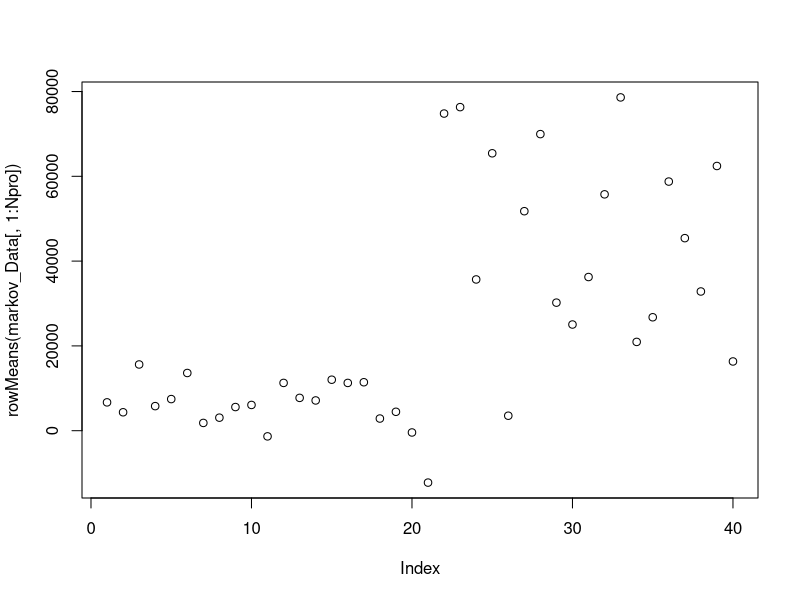
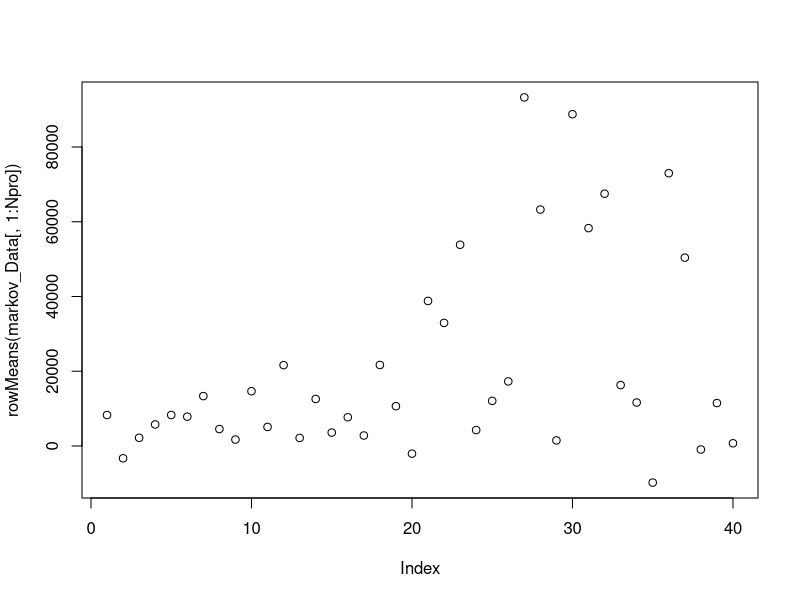
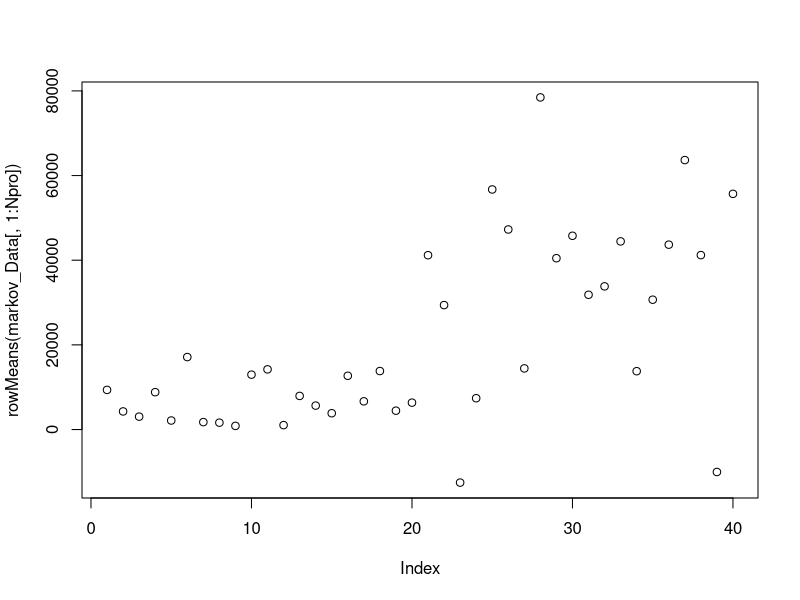
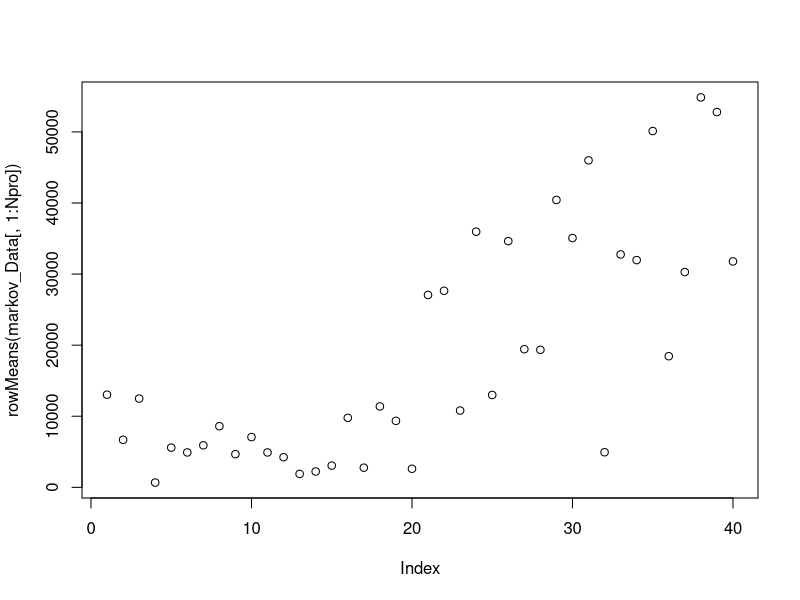
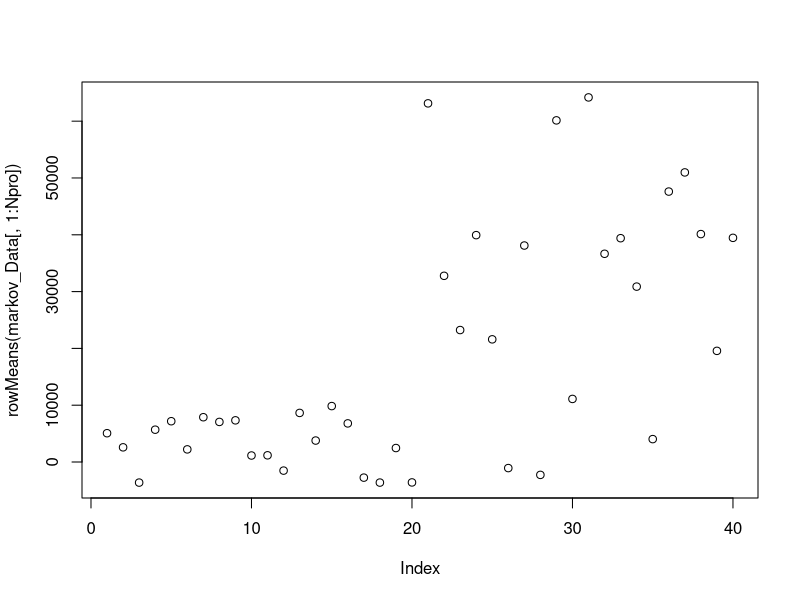
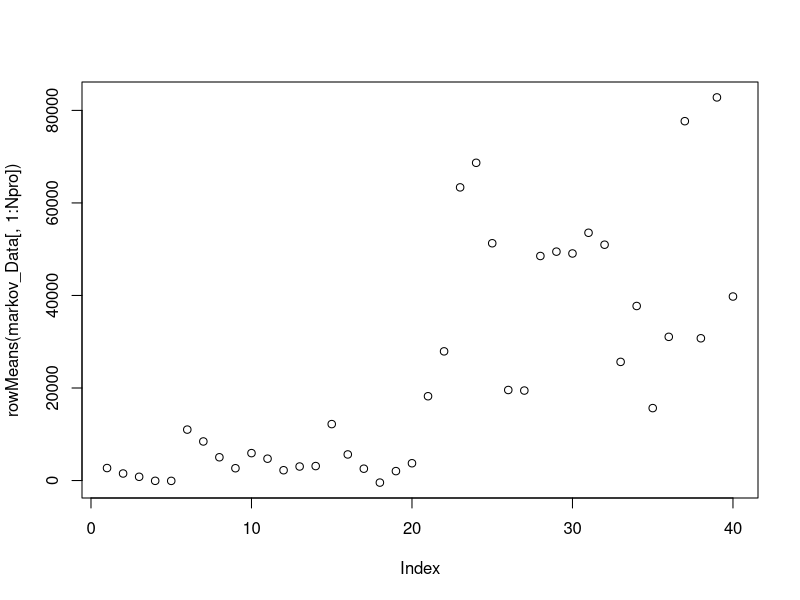
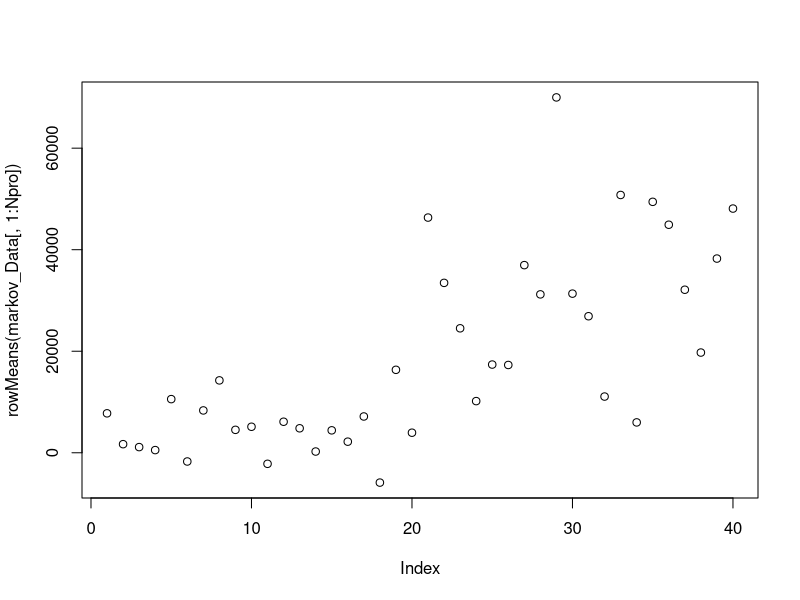
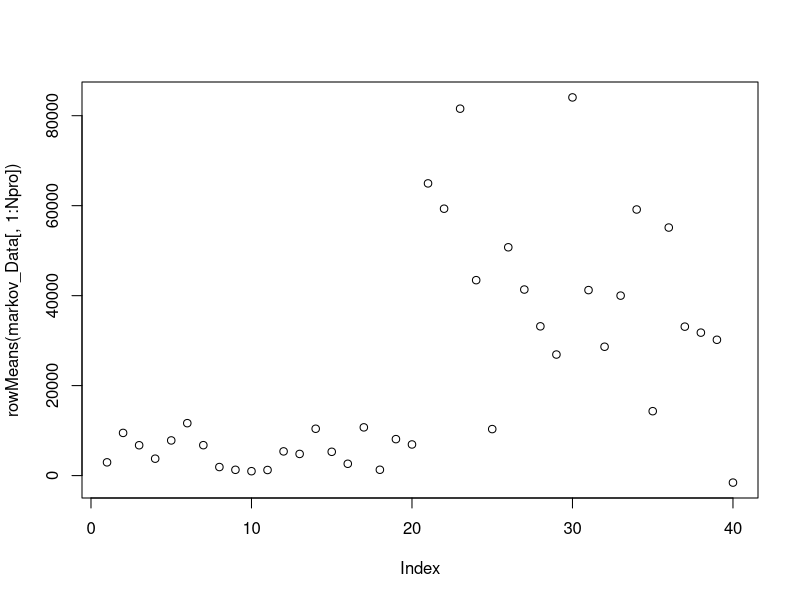

The R source for these figures, in order: (Note: a time limit stopped this script after it produced the figures.)
##########################

###Om ganeshaaya namaha##

#####Parameters used for generating the model###
##Control- class_0
##Treatement- class_1
time_init=proc.time()
rm(list=ls())
library(class)
library(boot)
normalize=function(x){return(x/max(x))}

#library(caret)
#library(ISLR)


t_test_vals=function(c_pro_all)
{
  t_test_value_pro=numeric((length(c_pro_all[1,])-1))
  len_t_test_pro=length(t_test_value_pro)
  
  for(i in 1:length(t_test_value_pro)){
    k1=t.test(c_pro_all[,i]~c_pro_all[,len_t_test_pro+1])
    t_test_value_pro[i]=abs(k1$statistic)
    
  }
  
  return(t_test_value_pro)
}

clrscr<-function(){
  for(i in 1:100) {cat("\n")}
}

library(MASS) 
#library(plyr)
#library(ellipse)
#library(ggplot2)
library(MASS)

Npro_trt=10
Npro_cntrl=10
Npro_for_analysis=6

noise_factor=10


Npro=Npro_trt

#Npro_trt_test=60
#Npro_cntrl_test=60
Npep_trt=ceiling(1.5*Npro_trt)
Npep_cntrl=ceiling(1.5*Npro_cntrl)
Npep=Npep_trt

#Npep_trt_test=90
#Npep_cntrl_test=90

####Using the t-test to select the best 


t=2
theta_a=100
number_of_samples_train_cntrl=20 #number of samples in each class
number_of_samples_train_trt=20

number_of_samples_test_cntrl=10 #number of test samples fr control
number_of_samples_test_trt=10 #number of test samples fr treatement



amin=1.5
amax=1.6
al=1.55

fold_change=function(flag,amin,amax){   ##Please give amin and amax in just two decimal points.
  x1=runif(1,amin,amax)
  if(flag){
    return(x1)
  }
  else{
    return(1/x1)
  }
}

euc_norm <- function(x) sqrt(sum(x^2))



eta_treatement=c()
eta_control=c()
#mean_vec=mean()


M_cal=1000 #Number of calibarations to be made in abc rejection algo.

#Generating the synthetic sample data S0####
###Only control sample used#####

###initial parameters as used in table 2
k0=2
theta0=100
phi0=0.4
al0=1.55
gamma_dist0=rgamma(100,shape = k0,scale = theta0)



gamma_l0=numeric(Npro_cntrl)


for(i in 1:Npro_cntrl){
  gamma_l0[i]=sample(gamma_dist0,1)
}

mean_vec_cont=gamma_l0


mean_vec_cont0=gamma_l0
sig_matrix0=matrix(numeric(Npro*Npro),nrow=Npro)
sig_sq_vec0=phi0*mean_vec_cont*mean_vec_cont

for(i in 1:Npro){
  sig_matrix0[i,i]=sig_sq_vec0[i]
}


c_pro_control0=mvrnorm(n=number_of_samples_train_cntrl,mu = mean_vec_cont0,Sigma = sig_matrix0)
c_pro_treatement0=mvrnorm(n=number_of_samples_train_trt,mu = mean_vec_cont,Sigma = sig_matrix0)
ratio_vec0=colMeans(c_pro_control0)/colMeans(c_pro_treatement0)


######For calculating the threshold for rejection sampling


k_rand=sample(160:240,1)/100
theta_rand=sample(800:1200,1)
phi_rand=sample(0.3:0.5,1)
gamma_dist_rand=rgamma(100,shape=k_rand,scale=theta_rand)

gamma_rand=numeric(Npro_cntrl)

for(i in 1:Npro_cntrl){
  gamma_rand[i]=sample(gamma_dist_rand,1)
}

mean_vec_cont_rand=gamma_rand


mean_vec_cont_rand=gamma_rand
sig_matrix_rand=matrix(numeric(Npro*Npro),nrow=Npro)
sig_sq_vec_rand=phi_rand*mean_vec_cont*mean_vec_cont

for(i in 1:Npro){
  sig_matrix_rand[i,i]=sig_sq_vec_rand[i]
}


c_pro_control_rand=mvrnorm(n=number_of_samples_train_cntrl,mu = mean_vec_cont_rand,Sigma = sig_matrix_rand)
c_pro_treatement_rand=mvrnorm(n=number_of_samples_test_trt,mu = mean_vec_cont_rand,Sigma = sig_matrix_rand)

diff_rand_vec_cntrl=colMeans(c_pro_control_rand)-colMeans(c_pro_control0)
thresh_key_cntrl=0.7*euc_norm(diff_rand_vec_cntrl)




#####With initial value of al
fold_change_vec0=numeric(Npro)

for(i in 1:Npro){
  if(ratio_vec0[i]>1)
  {
    fold_change_vec0[i]=fold_change(1,al0,al0)
  }
  else{
    fold_change_vec0[i]=fold_change(0,al0,al0)
    
  }
}

mean_vec_treatement0=mean_vec_cont0*fold_change_vec0
mean_vec_treatement_rand=mean_vec_cont_rand*fold_change_vec0



###Defining c_pro_treatement_0 again for convinience#####

c_pro_treatement0=mvrnorm(n=number_of_samples_train_trt,mu = mean_vec_treatement0,Sigma = sig_matrix0)
c_pro_treatement_rand=mvrnorm(n=number_of_samples_train_trt,mu = mean_vec_treatement_rand,Sigma = sig_matrix_rand)

diff_rand_vec_trt=colMeans(c_pro_treatement_rand)-colMeans(c_pro_treatement0)
thresh_key_trt=1.3*euc_norm(diff_rand_vec_trt)





k_list=list()
theta_list=list()
phi_list=list()
count_1=0
###Synthetic sample data S0 done#####

###ABC-Rejection Sampling##########

norm_array=numeric(M_cal)

for(j in 1:M_cal){
  k=sample(160:240,1)/100
  theta=sample(800:1200,1)
  gamma_dist=rgamma(100,shape=k,scale=theta_a)
  gamma_l=numeric(Npro_cntrl)
  
  
  
  for(i in 1:Npro_cntrl){
    gamma_l[i]=sample(gamma_dist,1)
  }
  
  mean_vec_cont=gamma_l
  
  phi=runif(Npro,0.3,0.5) ###Defining the coefficient of variation
  
  
  sig_matrix=matrix(numeric(Npro*Npro),nrow=Npro)
  sig_sq_vec=phi*mean_vec_cont*mean_vec_cont
  
  for(i in 1:Npro){
    sig_matrix[i,i]=sig_sq_vec[i]
  }
  
  
  c_pro_control=mvrnorm(n=number_of_samples_train_cntrl,mu = mean_vec_cont,Sigma = sig_matrix)
  
  diff_vec=colMeans(c_pro_control)-colMeans(c_pro_control0)
  norm_array[j]=euc_norm(diff_vec)
  # #print(euc_norm(diff_vec))
  #thresh_key=20000
  
  ##print(thresh_key)
  ##print(count_1)
  if(norm_array[j]<thresh_key_cntrl){
    ##print("gugshi")
    ##print(j)
    count_1=count_1+1
    k_list[count_1]=k
    theta_list[count_1]=theta
    phi_list[count_1]=phi
  }
  #cat("\n")
  
  
  
  
}
##print(mean(norm_array))
#cat("\n")

k_vec=theta_vec=phi_vec=numeric(length(k_list))
for(i in 1:length(k_vec)){
  k_vec[i]=k_list[[i]]
  theta_vec[i]=theta_list[[i]]
  phi_vec[i]=phi_list[[i]]
}


k_opt=mean(k_vec)
theta_opt=mean(theta_vec)
phi_opt=mean(phi_vec)

#############ABC Rejection sampling done#######

##### Data from optimal parameters being generated#######



gamma_dist_opt=rgamma(100,shape=k_opt,scale=theta_opt)
gamma_l_opt=numeric(Npro_cntrl)

for(i in 1:Npro_cntrl){
  gamma_l_opt[i]=sample(gamma_dist,1)
}

mean_vec_cont_opt=gamma_l_opt

sig_matrix_opt=matrix(numeric(Npro*Npro),nrow=Npro)
sig_sq_vec_opt=phi_opt*mean_vec_cont_opt*mean_vec_cont_opt

for(i in 1:Npro){
  sig_matrix_opt[i,i]=sig_sq_vec_opt[i]
}


#####Generating dummy data till i understand the protein file###
flag_vec=numeric(Npro)

for(i in 1:Npro)
{
  flag_vec[i]=sample(0:1,1)
}

####flag_vec is used to say if the protein is overexpressed or not #####

mean_vec_treatement1=gamma_l_opt

fold_change_vec=numeric(Npro)
for(i in 1:Npro){
  fold_change_vec[i]=fold_change(flag_vec[i],amin,amax)
}

ratio_vec=colMeans(c_pro_treatement0)/colMeans(c_pro_control0)


for(i in 1:Npro){
  if(ratio_vec[i]>1)
  {
    fold_change_vec[i]=fold_change(1,amin,amax)
  }
  else{
    fold_change_vec[i]=fold_change(0,amin,amax)
    
  }
  
}

fold_change_vec=ratio_vec


mean_vec_treatement=mean_vec_treatement1*fold_change_vec

mean_vec_treatement_opt=mean_vec_cont_opt*fold_change_vec

c_pro_control=mvrnorm(n=number_of_samples_train_cntrl,mu = mean_vec_cont_opt,Sigma = sig_matrix_opt)
c_pro_treatement=mvrnorm(n=number_of_samples_train_trt,mu = mean_vec_treatement,Sigma = sig_matrix_opt)

l1=c_pro_control
l1=data.frame(cbind(l1,rep(0,number_of_samples_train_cntrl)))
colnames(l1)[Npro+1]="type"

l2=c_pro_treatement
l2=data.frame(cbind(l2,rep(1,number_of_samples_train_trt)))
colnames(l2)[Npro+1]="type"
#colnames(xlj_control)[Npro+1]="type"

c_pro_all=rbind(l1,l2)
c_pro_all$type=as.factor(c_pro_all$type)

t_test_value_pro=numeric((length(c_pro_all[1,])-1))
len_t_test_pro=length(t_test_value_pro)

for(i in 1:length(t_test_value_pro)){
  k1=t.test(c_pro_all[,i]~c_pro_all[,len_t_test_pro+1])
  t_test_value_pro[i]=abs(k1$statistic)
}

#xlj_trt=data.frame(cbind(xlj_trt,rep(1,number_of_samples_train_trt)))

c_pro_control_test=mvrnorm(n=number_of_samples_test_cntrl,mu = mean_vec_cont_opt,Sigma = sig_matrix_opt)
c_pro_treatement_test=mvrnorm(n=number_of_samples_test_trt,mu = mean_vec_treatement,Sigma = sig_matrix_opt)


#c_pep_
#c_pep_control=
#c_pep_treatement=

c_pep_control=matrix(numeric(Npep_cntrl*number_of_samples_train_cntrl),nrow = number_of_samples_train_cntrl)
c_pep_treatement=matrix(numeric(Npep_trt*number_of_samples_train_trt),nrow = number_of_samples_train_trt)

c_pep_control_test=matrix(numeric(Npep_cntrl*number_of_samples_test_cntrl),nrow = number_of_samples_test_cntrl)
c_pep_treatement_test=matrix(numeric(Npep_trt*number_of_samples_test_trt),nrow = number_of_samples_test_trt)

prot_pept_list_cntrl=list()
prot_pept_list_trt=list()

prot_pept_list_cntrl_test=list()
prot_pept_list_trt_test=list()

####Generating random peptide control data###
for(j in 1:length(c_pep_control[1,])){
  p3=sample(1:length(c_pro_control[1,]),sample(1:3,1))
  prot_pept_list_cntrl[[j]]=p3
  for(i in 1:length(c_pep_control[,1])){
    
    #cat(i,"-",j,"-",p3,"\n")
    for(k in 1:length(p3)){
      c_pep_control[i,j]=c_pep_control[i,j]+c_pro_control[i,p3[k]]
    }
  }
  if(1){
    for(i in 1:length(c_pep_control_test[,1])){
      for(k in 1:length(p3)){
        c_pep_control_test[i,j]=c_pep_control_test[i,j]+c_pro_control_test[i,p3[k]]
      }
    }
  }
  
}

if(0){
  for(j in 1:length(c_pep_control_test[1,])){
    p3=sample(1:length(c_pro_control_test[1,]),sample(1:3,1))
    prot_pept_list_cntrl_test[[j]]=p3
    for(i in 1:length(c_pep_control_test[,1])){
      
      #cat(i,"-",j,"-",p3,"\n")
      for(k in 1:length(p3)){
        c_pep_control_test[i,j]=c_pep_control_test[i,j]+c_pro_control_test[i,p3[k]]
      }
    }
    
    
    
  }
}

##print("grain")
####Generating random peptide treatement data###

for(j in 1:length(c_pep_treatement[1,])){
  p3=sample(1:length(c_pro_treatement[1,]),sample(1:3,1))
  prot_pept_list_trt[[j]]=p3
  for(i in 1:length(c_pep_treatement[,1])){
    
    #cat(i,"-",j,"-",p3,"\n")
    for(k in 1:length(p3)){
      ##print("mada")
      c_pep_treatement[i,j]=c_pep_treatement[i,j]+c_pro_treatement[i,p3[k]]
    }
  }
  
  if(1){
    for(i in 1:length(c_pep_treatement_test[,1])){
      
      #cat(i,"-",j,"-",p3,"\n")
      for(k in 1:length(p3)){
        ##print("sheldon")
        c_pep_treatement_test[i,j]=c_pep_treatement_test[i,j]+c_pro_treatement_test[i,p3[k]]
      }
    }
  }
}

##print("am out of this loop")
if(0){ 
  for(j in 1:length(c_pep_treatement_test[1,])){
    p3=sample(1:length(c_pro_treatement_test[1,]),sample(1:3,1))
    prot_pept_list_trt_test[[j]]=p3
    for(i in 1:length(c_pep_treatement_test[,1])){
      
      #cat(i,"-",j,"-",p3,"\n")
      for(k in 1:length(p3)){
        c_pep_treatement_test[i,j]=c_pep_treatement_test[i,j]+c_pro_treatement_test[i,p3[k]]
      }
    }
    
    
    
  }
  
}

prot_pept_list_cntrl_test=prot_pept_list_cntrl
prot_pept_list_trt_test=prot_pept_list_trt
####Parameters to find mu_ij

mu_matrix_cntrl=matrix(numeric(Npep_cntrl*number_of_samples_train_cntrl),nrow = number_of_samples_train_cntrl)
mu_matrix_trt=matrix(numeric(Npep_trt*number_of_samples_train_trt),nrow = number_of_samples_train_trt)
mu_matrix_cntrl_test=matrix(numeric(Npep_cntrl*number_of_samples_test_cntrl),nrow = number_of_samples_test_cntrl)
mu_matrix_trt_test=matrix(numeric(Npep_trt*number_of_samples_test_trt),nrow = number_of_samples_test_trt)

kappa=5
efficiency_vector=runif(Npep,0.1,1)
##print("ginger")

for(i in 1:length(mu_matrix_cntrl[,1])){
  for(j in 1:length(mu_matrix_cntrl[1,])){
    mu_matrix_cntrl[i,j]=c_pep_control[i,j]*kappa*efficiency_vector[j]
  }
}



for(i in 1:length(mu_matrix_cntrl_test[,1])){
  for(j in 1:length(mu_matrix_cntrl_test[1,])){
    mu_matrix_cntrl_test[i,j]=c_pep_control_test[i,j]*kappa*efficiency_vector[j]
  }
}



for(i in 1:length(mu_matrix_trt[,1])){
  for(j in 1:length(mu_matrix_trt[1,])){
    mu_matrix_trt[i,j]=c_pep_treatement[i,j]*kappa*efficiency_vector[j]
  }
}

##print("ginger")

for(i in 1:length(mu_matrix_trt_test[,1])){
  for(j in 1:length(mu_matrix_trt_test[1,])){
    ##print(i)
    mu_matrix_trt_test[i,j]=c_pep_treatement_test[i,j]*kappa*efficiency_vector[j]
  }
}
#print("ginger")

###Generate noisy gaussian###
alpha=0.03
beta=3.6

var_vector_noisy_gaussian_cntrl=alpha*(mu_matrix_cntrl^2)+beta*mu_matrix_cntrl
var_vector_noisy_gaussian_trt=alpha*(mu_matrix_trt^2)+beta*mu_matrix_trt

var_vector_noisy_gaussian_cntrl_test=alpha*(mu_matrix_cntrl_test^2)+beta*mu_matrix_cntrl_test
var_vector_noisy_gaussian_trt_test=alpha*(mu_matrix_trt_test^2)+beta*mu_matrix_trt_test


total_vector_cntrl=matrix(numeric(Npep_cntrl*number_of_samples_train_cntrl),nrow = number_of_samples_train_cntrl)
total_vector_trt=matrix(numeric(Npep_cntrl*number_of_samples_train_trt),nrow = number_of_samples_train_trt)


total_vector_cntrl_test=matrix(numeric(Npep_cntrl*number_of_samples_test_cntrl),nrow = number_of_samples_test_cntrl)
total_vector_trt_test=matrix(numeric(Npep_cntrl*number_of_samples_test_trt),nrow = number_of_samples_test_trt)


for(i in 1:length(total_vector_cntrl[,1])){
  for(j in 1:length(total_vector_cntrl[1,])){
    #cat(i,j,"\n")
    total_vector_cntrl[i,j]=mu_matrix_cntrl[i,j]+noise_factor*mvrnorm(n=1,mu = 0, Sigma = abs(var_vector_noisy_gaussian_cntrl[i,j]))
  }
}

for(i in 1:length(total_vector_trt[,1])){
  for(j in 1:length(total_vector_trt[1,])){
    #cat(i,j,"\n")
    total_vector_trt[i,j]=mu_matrix_trt[i,j]+noise_factor*mvrnorm(n=1,mu = 0, Sigma = abs(var_vector_noisy_gaussian_trt[i,j]))
  }
}


for(i in 1:length(total_vector_cntrl_test[,1])){
  for(j in 1:length(total_vector_cntrl_test[1,])){
    #cat(i,j,"\n")
    total_vector_cntrl_test[i,j]=mu_matrix_cntrl_test[i,j]+noise_factor*mvrnorm(n=1,mu = 0, Sigma = abs(var_vector_noisy_gaussian_cntrl_test[i,j]))
  }
}

for(i in 1:length(total_vector_trt_test[,1])){
  for(j in 1:length(total_vector_trt_test[1,])){
    #cat(i,j,"\n")
    total_vector_trt_test[i,j]=mu_matrix_trt_test[i,j]+noise_factor*mvrnorm(n=1,mu = 0, Sigma = abs(var_vector_noisy_gaussian_trt_test[i,j]))
  }
}
#total_vector_cntrl=data.frame(cbind(total_vector_cntrl,numeric(50)))
#total_vector_trt=data.frame(cbind(total_vector_trt,numeric(50)+1))

#total_vector_cntrl$X31=factor(total_vector_cntrl$X31)
#total_vector_trt$X31=factor(total_vector_trt$X31)


###To calculate rolled up abundances###
#lolol

x_pro_control=matrix(numeric(Npro_cntrl*number_of_samples_train_cntrl),nrow = number_of_samples_train_cntrl)
x_pro_trt=matrix(numeric(Npro_trt*number_of_samples_train_trt),nrow = number_of_samples_train_trt)

x_pro_control_test=matrix(numeric(Npro_cntrl*number_of_samples_test_cntrl),nrow = number_of_samples_test_cntrl)
x_pro_trt_test=matrix(numeric(Npro_trt*number_of_samples_test_trt),nrow = number_of_samples_test_trt)


pept_to_prot_cntrl=list()
pept_to_prot_trt=list()

pept_to_prot_cntrl_test=list()
pept_to_prot_trt_test=list()


for(i in 1:length(prot_pept_list_cntrl)){
  for(j in 1:length(prot_pept_list_cntrl[i][[1]])){
    ##print(prot_pept_list_cntrl[i][[1]][j])
    k1=prot_pept_list_cntrl[i][[1]][j]
    ##print(k1)
    pept_to_prot_cntrl[k1][[1]][length(pept_to_prot_cntrl[k1][[1]])+1]=i
    
  }
}

for(i in 1:length(prot_pept_list_trt)){
  for(j in 1:length(prot_pept_list_trt[i][[1]])){
    ##print(prot_pept_list_cntrl[i][[1]][j])
    k1=prot_pept_list_trt[i][[1]][j]
    ##print(k1)
    pept_to_prot_trt[k1][[1]][length(pept_to_prot_trt[k1][[1]])+1]=i
    
  }
}

##print("greek2")

for(i in 1:length(prot_pept_list_cntrl_test)){
  for(j in 1:length(prot_pept_list_cntrl_test[i][[1]])){
    ##print(prot_pept_list_cntrl[i][[1]][j])
    k1=prot_pept_list_cntrl_test[i][[1]][j]
    ##print(k1)
    pept_to_prot_cntrl_test[k1][[1]][length(pept_to_prot_cntrl_test[k1][[1]])+1]=i
    
  }
}

##print("greek1")


for(i in 1:length(prot_pept_list_trt_test)){
  for(j in 1:length(prot_pept_list_trt_test[i][[1]])){
    ##print(prot_pept_list_cntrl[i][[1]][j])
    k1=prot_pept_list_trt_test[i][[1]][j]
    ##print(k1)
    pept_to_prot_trt_test[k1][[1]][length(pept_to_prot_trt_test[k1][[1]])+1]=i
    ##print("gopo")
  }
}

##print("greek3")


xlj_control=matrix(numeric(Npro_cntrl*number_of_samples_train_cntrl),nrow = number_of_samples_train_cntrl)
xlj_trt=matrix(numeric(Npro_trt*number_of_samples_train_trt),nrow = number_of_samples_train_trt)

xlj_control_test=matrix(numeric(Npro_cntrl*number_of_samples_test_cntrl),nrow = number_of_samples_test_cntrl)
xlj_trt_test=matrix(numeric(Npro_trt*number_of_samples_test_trt),nrow = number_of_samples_test_trt)

###############################

for(i in 1:length(pept_to_prot_cntrl)){
  if(pept_to_prot_cntrl[2]=="NULL"){
    pept_to_prot_cntrl[2]=pept_to_prot_cntrl[3]
  }
  
  if(pept_to_prot_cntrl[1]=="NULL"){
    pept_to_prot_cntrl[1]=pept_to_prot_cntrl[2]
  }
  
  
  if(pept_to_prot_cntrl[i]=="NULL"){
    pept_to_prot_cntrl[i]=pept_to_prot_cntrl[1]
  }
  
  
  
  
}

############################

for(i in 1:length(pept_to_prot_trt)){
  if(pept_to_prot_trt[2]=="NULL"){
    pept_to_prot_trt[2]=pept_to_prot_trt[3]
  }
  
  if(pept_to_prot_trt[1]=="NULL"){
    pept_to_prot_trt[1]=pept_to_prot_trt[2]
  }
  
  
  if(pept_to_prot_trt[i]=="NULL"){
    pept_to_prot_trt[i]=pept_to_prot_trt[1]
  }
  
  
  
  
}


##print("greek1")


for(i in 1:length(pept_to_prot_cntrl_test)){
  if(pept_to_prot_cntrl_test[2]=="NULL"){
    pept_to_prot_cntrl_test[2]=pept_to_prot_cntrl_test[3]
  }
  
  if(pept_to_prot_cntrl_test[1]=="NULL"){
    pept_to_prot_cntrl_test[1]=pept_to_prot_cntrl_test[2]
  }
  
  
  if(pept_to_prot_cntrl_test[i]=="NULL"){
    pept_to_prot_cntrl_test[i]=pept_to_prot_cntrl_test[1]
  }
  
  
  
  
}


for(i in 1:length(pept_to_prot_trt_test)){
  if(pept_to_prot_trt_test[2]=="NULL"){
    pept_to_prot_trt_test[2]=pept_to_prot_trt_test[3]
  }
  
  if(pept_to_prot_trt_test[1]=="NULL"){
    pept_to_prot_trt_test[1]=pept_to_prot_trt_test[2]
  }
  
  
  if(pept_to_prot_trt_test[i]=="NULL"){
    pept_to_prot_trt_test[i]=pept_to_prot_trt_test[1]
  }
  
  
  
  
}


for(j in 1:length(xlj_control[1,])){ #for all proteins
  for(i in 1:length(xlj_control[,1])) { #for all samples
    for(k in 1:length(pept_to_prot_cntrl[j][[1]])){
      p4=pept_to_prot_cntrl[j][[1]][k]
      if(is.null(p4)){
        p4=pept_to_prot_cntrl[1][[1]][1]
      }
      xlj_control[i,j]=xlj_control[i,j]+total_vector_cntrl[i,p4]
      
    }
  }
  ##print(j)
  
}


for(j in 1:length(xlj_trt[1,])){ #for all proteins
  for(i in 1:length(xlj_trt[,1])) { #for all samples
    for(k in 1:length(pept_to_prot_trt[j][[1]])){
      p4=pept_to_prot_trt[j][[1]][k]
      if(is.null(p4)){
        ##print("gonu")
        p4=pept_to_prot_trt[1][[1]][1]
        
      }
      #if(is.null(p4)){
      #}
      xlj_trt[i,j]=xlj_trt[i,j]+total_vector_trt[i,p4]
      
    }
  }
  ##print(j)
  
}
##print("greekza")
########
for(j in 1:length(xlj_control_test[1,])){ #for all proteins
  for(i in 1:length(xlj_control_test[,1])) { #for all samples
    for(k in 1:length(pept_to_prot_cntrl_test[j][[1]])){
      p4=pept_to_prot_cntrl_test[j][[1]][k]
      if(is.null(p4)){
        p4=pept_to_prot_cntrl_test[1][[1]][1]
      }
      
      xlj_control_test[i,j]=xlj_control_test[i,j]+total_vector_cntrl_test[i,p4]
      
    }
  }
  ##print(j)
  
}


for(j in 1:length(xlj_trt_test[1,])){ #for all proteins
  for(i in 1:length(xlj_trt_test[,1])) { #for all samples
    for(k in 1:length(pept_to_prot_trt_test[j][[1]])){
      p4=pept_to_prot_trt_test[j][[1]][k]
      if(is.null(p4)){
        p4=pept_to_prot_trt_test[1][[1]][1]
      }
      
      xlj_trt_test[i,j]=xlj_trt_test[i,j]+total_vector_trt_test[i,p4]
      
    }
  }
  ##print(j)
  
}




xlj_control=data.frame(xlj_control)
xlj_control=data.frame(cbind(xlj_control,numeric(number_of_samples_train_cntrl)))
colnames(xlj_control)[Npro+1]="type"
#xlj_control$type=as.factor(xlj_control$type)

xlj_control_test=data.frame(xlj_control_test)
xlj_control_test=data.frame(cbind(xlj_control_test,numeric(number_of_samples_test_cntrl)))
colnames(xlj_control_test)[Npro+1]="type"

xlj_trt=data.frame(xlj_trt)
xlj_trt=data.frame(cbind(xlj_trt,rep(1,number_of_samples_train_trt)))
colnames(xlj_trt)[Npro+1]="type"


xlj_trt_test=data.frame(xlj_trt_test)
xlj_trt_test=data.frame(cbind(xlj_trt_test,rep(1,number_of_samples_test_trt)))
colnames(xlj_trt_test)[Npro+1]="type"
#xlj_trt$type=as.factor(xlj_trt$type)





#xlj_control$"type"=numeric(50)
#xlj_trt$"type"=(numeric(number_of_samples_train_trt)+1)

if(1){
  
  xlj_control=data.frame(xlj_control)
  xlj_trt=data.frame(xlj_trt)
  
  xlj_control_test=data.frame(xlj_control_test)
  xlj_trt_test=data.frame(xlj_trt_test)
  
  
  
  
  xlj_all=rbind(xlj_control,xlj_trt)
  xlj_all$type=as.factor(xlj_all$type)
  
  
  xlj_all_test=rbind(xlj_control_test,xlj_trt_test)
  xlj_all_test$type=as.factor(xlj_all_test$type)
  
  
}

t_test_value=numeric((length(xlj_all[1,])-1))
len_t_test=length(t_test_value)


for(i in 1:length(t_test_value)){
  k1=t.test(xlj_all[,i]~xlj_all[,len_t_test+1])
  t_test_value[i]=abs(k1$statistic)
}
print(order(t_test_value))

xlj_all_orig=xlj_all


p11=xlj_all$type
p22=xlj_all_test$type

if(0){
  xlj_all=xlj_all[,order(t_test_value,decreasing = TRUE)]
  xlj_all=xlj_all[,1:Npro_for_analysis]
  xlj_all$"type"=p11
  xlj_all_test=xlj_all_test[,order(t_test_value,decreasing = TRUE)]
  xlj_all_test=xlj_all_test[,1:Npro_for_analysis]
  xlj_all_test$"type"=p22
  fold_change_vec=fold_change_vec[order(t_test_value,decreasing = TRUE)]
  fold_change_vec=fold_change_vec[1:Npro_for_analysis]
  Npro=Npro_for_analysis
  Npro_trt=Npro
  Npro_cntrl=Npro
}



####xlj_all is the required data as per equation 12###
####xlj_all_test is the required test data####

####Designing classifiers####

#1. LDA classifier#

lda_classifier_50<-lda(type ~ .,data=xlj_all)
predictions_lda_50=predict(lda_classifier_50,xlj_all_test[,1:Npro])$class
table_data_lda_50=table(predictions_lda_50,xlj_all_test[,Npro+1])

predictions_lda_50_app=predict(lda_classifier_50,xlj_all[,1:Npro])$class
table_data_lda_50_app=table(predictions_lda_50_app,xlj_all[,Npro+1])


training_labels=xlj_all$type
knn_trained<-knn(train = xlj_all[,1:Npro]  , test =xlj_all_test[,1:Npro] , cl = training_labels, k=3)
table_data_knn_50=table(knn_trained,xlj_all_test[,Npro+1])
knn_trained_app<-knn(train = xlj_all[,1:Npro]  , test =xlj_all[,1:Npro] , cl = training_labels, k=3)
table_data_knn_50_app=table(knn_trained_app,xlj_all[,Npro+1])




#total_vector_cntrl=data.frame(cbind(total_vector_cntrl,numeric(50)))
#total_vector_trt=data.frame(cbind(total_vector_trt,numeric(50)+1))

#total_vector_cntrl$X31=factor(total_vector_cntrl$X31)
#total_vector_trt$X31=factor(total_vector_trt$X31)


####Add the mean and the gaussian vector####



#SNR=1/(alpha+(beta/alpha))

#print("MCMC algorithm starting")
#######Upamanyu's algorithm-3...The ABC-MCMC-algorithm#####

#####First three steps of ABC-MCMC#####

###gamma_0 is the gamma related to S^(0)_(0) in the paper. This is generated with k_opt and theta_opt
###gamma_dist_0 is the proper gamma distribution pertaining to S_(0) in the paper. Its generated with k_0 and theta_0.

#Step1: Sampling gamma and generating mean vectors##
gamma_dist_0=rgamma(100,shape=k_opt,scale=theta_opt)
#ratio_vec=colMeans(c_pro_treatement0)/colMeans(c_pro_control0)
#fold_change_vec=ratio_vec
c_pro_control_0=c_pro_control0
print("hoi")
c_pro_treatment_0=c_pro_treatement0
gamma_0=numeric(Npro)

for(i in 1:Npro_cntrl){
  gamma_0[i]=sample(gamma_dist_0,1)
}

mean_vec_cntrl_0_0=gamma_0
mean_vec_trt_0_0=gamma_0*fold_change_vec

sig_matrix_0_0=matrix(numeric(Npro*Npro),nrow=Npro)
sig_sq_vec_0_0=phi_opt*mean_vec_cntrl_0_0*mean_vec_cntrl_0_0
for(i in 1:Npro){
  sig_matrix_0_0[i,i]=sig_sq_vec_0_0[i]
}


###Step2: Generating protein data
c_pro_control_0_0=mvrnorm(n=number_of_samples_train_cntrl,mu = mean_vec_cntrl_0_0,Sigma = sig_matrix_0_0)
c_pro_treatment_0_0=mvrnorm(n=number_of_samples_train_trt,mu = mean_vec_trt_0_0,Sigma = sig_matrix_0_0)

print("goi")

diff_vec_cntrl=colMeans(c_pro_control_0_0)-colMeans(c_pro_control_0)
diff_vec_trt=colMeans(c_pro_treatment_0_0)-colMeans(c_pro_treatment_0)

norm_cntrl=euc_norm(diff_vec_cntrl)

norm_trt=euc_norm(diff_vec_trt)

while(norm_cntrl>thresh_key_cntrl | norm_trt>thresh_key_trt){
  # #print("i am here")
  ##print(norm_cntrl)
  ##print(norm_trt)
  for(i in 1:Npro_cntrl){
    gamma_0[i]=sample(gamma_dist_0,1)
  }
  
  mean_vec_cntrl_0_0=gamma_0
  mean_vec_trt_0_0=gamma_0*fold_change_vec
  
  sig_matrix_0_0=matrix(numeric(Npro*Npro),nrow=Npro)
  sig_sq_vec_0_0=phi_opt*mean_vec_cntrl_0_0*mean_vec_cntrl_0_0
  for(i in 1:Npro){
    sig_matrix_0_0[i,i]=sig_sq_vec_0_0[i]
  }
  
  
  ###Step2: Generating protein data
  c_pro_control_0_0=mvrnorm(n=number_of_samples_train_cntrl,mu = mean_vec_cntrl_0_0,Sigma = sig_matrix_0_0)
  c_pro_treatment_0_0=mvrnorm(n=number_of_samples_train_trt,mu = mean_vec_trt_0_0,Sigma = sig_matrix_0_0)
  
  diff_vec_cntrl=colMeans(c_pro_control_0_0)-colMeans(c_pro_control_0)
  diff_vec_trt=colMeans(c_pro_treatment_0_0)-colMeans(c_pro_treatment_0)
  
  norm_cntrl=euc_norm(diff_vec_cntrl)
  
  norm_trt=euc_norm(diff_vec_trt)
  
}

#####Steps 5, 6 and 7 of the markov chain####
c_pro_control_markov=c_pro_control_0_0
c_pro_trt_markov=c_pro_treatment_0_0
gamma_vec=colMeans(c_pro_control_markov)
#####Main MCMC chain#####
count_markov=0
markov_iter=50
gamma_markov=matrix(0L, nrow = markov_iter,ncol=Npro)
for(j in 1:markov_iter){
  if(j==1){gamma_vec=gamma_l_opt}
  else{
    gamma_vec=colMeans(c_pro_control_markov)
  }
  mean_vec_cntrl_markov=gamma_vec
  mean_vec_trt_markov=gamma_vec*fold_change_vec
  ##print(i)
  sig_matrix_markov=matrix(numeric(Npro*Npro),nrow=Npro)
  sig_sq_vec_markov=phi_opt*mean_vec_cntrl_markov*mean_vec_cntrl_markov
  sig_sq_vec_markov=rep(0.1,length(mean_vec_cont))
  for(i in 1:Npro){
    sig_matrix_markov[i,i]=sig_sq_vec_markov[i]
  }
  
  c_pro_control_markov=mvrnorm(n=number_of_samples_train_cntrl,mu = mean_vec_cntrl_markov,Sigma = sig_matrix_markov)
  c_pro_trt_markov=mvrnorm(n=number_of_samples_train_trt,mu = mean_vec_trt_markov,Sigma = sig_matrix_markov)
  
  diff_vec_cntrl_markov=colMeans(c_pro_control_markov)-colMeans(c_pro_control_0)
  diff_vec_trt_markov=colMeans(c_pro_trt_markov)-colMeans(c_pro_treatment_0)
  
  norm_cntrl_markov=euc_norm(diff_vec_cntrl_markov)
  
  norm_trt_markov=euc_norm(diff_vec_trt_markov)
  ##print("-----------")
  ##print(norm_cntrl_markov)
  ##print(norm_trt_markov)
  ##print("-----------")
  
  if(norm_cntrl_markov<thresh_key_cntrl & norm_trt_markov<thresh_key_trt){
    #mean_ratio=
    gamma_vec=colMeans(c_pro_control_markov)
    ##print(j)
    count_markov=count_markov+1
    #print("zhezh")
  }
  gamma_markov[j,]=gamma_vec
  
  
  
}
#print("MCMC algorithm done")
######Algorithm-3 in upamanyu paper done#####

#####Generation of kernel data and then classification###

peptide_generation=function(gamma_vec,fold_change_vec,phi_opt,Npro_cntrl,Npro_trt,prot_pept_list_cntrl,Npro_for_analysis,
                            prot_pept_list_cntrl_test,prot_pept_list_trt,prot_pept_list_trt_test,train_test_flag)
{
  # print(prot_pept_list_trt_test)
  Npro=Npro_cntrl
  gamma_l_opt=numeric(Npro_cntrl)
  
  for(i in 1:Npro_cntrl){
    gamma_l_opt[i]=sample(gamma_dist,1)
  }
  mean_vec_cont_opt=gamma_l_opt
  mean_vec_cont_opt=gamma_vec
  
  sig_matrix_opt=matrix(numeric(Npro*Npro),nrow=Npro)
  sig_sq_vec_opt=phi_opt*mean_vec_cont_opt*mean_vec_cont_opt
  for(i in 1:Npro){
    sig_matrix_opt[i,i]=sig_sq_vec_opt[i]
  }
  mean_vec_treatement=gamma_l_opt*fold_change_vec
  mean_vec_treatement=gamma_vec*fold_change_vec
  
  c_pro_control=mvrnorm(n=number_of_samples_train_cntrl,mu = mean_vec_cont_opt,Sigma = sig_matrix_opt)
  c_pro_treatement=mvrnorm(n=number_of_samples_train_trt,mu = mean_vec_treatement,Sigma = sig_matrix_opt)
  
  c_pro_control_test=mvrnorm(n=number_of_samples_test_cntrl,mu = mean_vec_cont_opt,Sigma = sig_matrix_opt)
  c_pro_treatement_test=mvrnorm(n=number_of_samples_test_trt,mu = mean_vec_treatement,Sigma = sig_matrix_opt)
  
  c_pep_control=matrix(numeric(Npep_cntrl*number_of_samples_train_cntrl),nrow = number_of_samples_train_cntrl)
  c_pep_treatement=matrix(numeric(Npep_trt*number_of_samples_train_trt),nrow = number_of_samples_train_trt)
  
  c_pep_control_test=matrix(numeric(Npep_cntrl*number_of_samples_test_cntrl),nrow = number_of_samples_test_cntrl)
  c_pep_treatement_test=matrix(numeric(Npep_trt*number_of_samples_test_trt),nrow = number_of_samples_test_trt)
  
  ####Have to be careful from here###
  
  for(j in 1:length(c_pep_control[1,])){
    #p3=sample(1:length(c_pro_control[1,]),sample(1:3,1))
    #prot_pept_list_cntrl[[j]]=p3
    p3=prot_pept_list_cntrl[[j]]
    for(i in 1:length(c_pep_control[,1])){
      
      #cat(i,"-",j,"-",p3,"\n")
      for(k in 1:length(p3)){
        c_pep_control[i,j]=c_pep_control[i,j]+c_pro_control[i,p3[k]]
      }
    }
    if(1){
      for(i in 1:length(c_pep_control_test[,1])){
        for(k in 1:length(p3)){
          c_pep_control_test[i,j]=c_pep_control_test[i,j]+c_pro_control_test[i,p3[k]]
        }
      }
    }
    
  }
  
  if(0){
    for(j in 1:length(c_pep_control_test[1,])){
      #p3=sample(1:length(c_pro_control_test[1,]),sample(1:3,1))
      #prot_pept_list_cntrl_test[[j]]=p3
      p3=prot_pep_list_cntrl_test[[j]]
      
      for(i in 1:length(c_pep_control_test[,1])){
        
        #cat(i,"-",j,"-",p3,"\n")
        for(k in 1:length(p3)){
          c_pep_control_test[i,j]=c_pep_control_test[i,j]+c_pro_control_test[i,p3[k]]
        }
      }
      
      
      
    }
  }
  
  for(j in 1:length(c_pep_treatement[1,])){
    #p3=sample(1:length(c_pro_treatement[1,]),sample(1:3,1))
    #prot_pept_list_trt[[j]]=p3
    p3=prot_pept_list_trt[[j]]
    
    for(i in 1:length(c_pep_treatement[,1])){
      
      #cat(i,"-",j,"-",p3,"\n")
      for(k in 1:length(p3)){
        ##print("mada")
        c_pep_treatement[i,j]=c_pep_treatement[i,j]+c_pro_treatement[i,p3[k]]
      }
    }
    
    if(1){
      for(i in 1:length(c_pep_treatement_test[,1])){
        
        #cat(i,"-",j,"-",p3,"\n")
        for(k in 1:length(p3)){
          ##print("sheldon")
          c_pep_treatement_test[i,j]=c_pep_treatement_test[i,j]+c_pro_treatement_test[i,p3[k]]
        }
      }
    }
  }
  
  ##print("am out of this loop")
  if(0){ 
    for(j in 1:length(c_pep_treatement_test[1,])){
      #p3=sample(1:length(c_pro_treatement_test[1,]),sample(1:3,1))
      #prot_pept_list_trt_test[[j]]=p3
      p3=prot_pept_list_trt_test[[j]]
      
      for(i in 1:length(c_pep_treatement_test[,1])){
        
        #cat(i,"-",j,"-",p3,"\n")
        for(k in 1:length(p3)){
          c_pep_treatement_test[i,j]=c_pep_treatement_test[i,j]+c_pro_treatement_test[i,p3[k]]
        }
      }
      
      
      
    }
    
  }
  
  prot_pept_list_cntrl_test=prot_pept_list_cntrl
  prot_pept_list_trt_test=prot_pept_list_trt
  
  mu_matrix_cntrl=matrix(numeric(Npep_cntrl*number_of_samples_train_cntrl),nrow = number_of_samples_train_cntrl)
  mu_matrix_trt=matrix(numeric(Npep_trt*number_of_samples_train_trt),nrow = number_of_samples_train_trt)
  mu_matrix_cntrl_test=matrix(numeric(Npep_cntrl*number_of_samples_test_cntrl),nrow = number_of_samples_test_cntrl)
  mu_matrix_trt_test=matrix(numeric(Npep_trt*number_of_samples_test_trt),nrow = number_of_samples_test_trt)
  
  kappa=5
  efficiency_vector=runif(Npep,0.1,1)
  ##print("ginger")
  
  for(i in 1:length(mu_matrix_cntrl[,1])){
    for(j in 1:length(mu_matrix_cntrl[1,])){
      mu_matrix_cntrl[i,j]=c_pep_control[i,j]*kappa*efficiency_vector[j]
    }
  }
  
  
  
  for(i in 1:length(mu_matrix_cntrl_test[,1])){
    for(j in 1:length(mu_matrix_cntrl_test[1,])){
      mu_matrix_cntrl_test[i,j]=c_pep_control_test[i,j]*kappa*efficiency_vector[j]
    }
  }
  
  
  
  for(i in 1:length(mu_matrix_trt[,1])){
    for(j in 1:length(mu_matrix_trt[1,])){
      mu_matrix_trt[i,j]=c_pep_treatement[i,j]*kappa*efficiency_vector[j]
    }
  }
  
  ##print("ginger")
  
  for(i in 1:length(mu_matrix_trt_test[,1])){
    for(j in 1:length(mu_matrix_trt_test[1,])){
      ##print(i)
      mu_matrix_trt_test[i,j]=c_pep_treatement_test[i,j]*kappa*efficiency_vector[j]
    }
  }
  #print("ginger")
  
  ###Generate noisy gaussian###
  alpha=0.03
  beta=3.6
  
  var_vector_noisy_gaussian_cntrl=alpha*(mu_matrix_cntrl^2)+beta*mu_matrix_cntrl
  var_vector_noisy_gaussian_trt=alpha*(mu_matrix_trt^2)+beta*mu_matrix_trt
  
  var_vector_noisy_gaussian_cntrl_test=alpha*(mu_matrix_cntrl_test^2)+beta*mu_matrix_cntrl_test
  var_vector_noisy_gaussian_trt_test=alpha*(mu_matrix_trt_test^2)+beta*mu_matrix_trt_test
  
  
  total_vector_cntrl=matrix(numeric(Npep_cntrl*number_of_samples_train_cntrl),nrow = number_of_samples_train_cntrl)
  total_vector_trt=matrix(numeric(Npep_cntrl*number_of_samples_train_trt),nrow = number_of_samples_train_trt)
  
  
  total_vector_cntrl_test=matrix(numeric(Npep_cntrl*number_of_samples_test_cntrl),nrow = number_of_samples_test_cntrl)
  total_vector_trt_test=matrix(numeric(Npep_cntrl*number_of_samples_test_trt),nrow = number_of_samples_test_trt)
  
  
  for(i in 1:length(total_vector_cntrl[,1])){
    for(j in 1:length(total_vector_cntrl[1,])){
      #cat(i,j,"\n")
      total_vector_cntrl[i,j]=mu_matrix_cntrl[i,j]+noise_factor*mvrnorm(n=1,mu = 0, Sigma = abs(var_vector_noisy_gaussian_cntrl[i,j]))
    }
  }
  
  for(i in 1:length(total_vector_trt[,1])){
    for(j in 1:length(total_vector_trt[1,])){
      #cat(i,j,"\n")
      total_vector_trt[i,j]=mu_matrix_trt[i,j]+noise_factor*mvrnorm(n=1,mu = 0, Sigma = abs(var_vector_noisy_gaussian_trt[i,j]))
    }
  }
  
  
  for(i in 1:length(total_vector_cntrl_test[,1])){
    for(j in 1:length(total_vector_cntrl_test[1,])){
      #cat(i,j,"\n")
      total_vector_cntrl_test[i,j]=mu_matrix_cntrl_test[i,j]+noise_factor*mvrnorm(n=1,mu = 0, Sigma = abs(var_vector_noisy_gaussian_cntrl_test[i,j]))
    }
  }
  
  for(i in 1:length(total_vector_trt_test[,1])){
    for(j in 1:length(total_vector_trt_test[1,])){
      #cat(i,j,"\n")
      total_vector_trt_test[i,j]=mu_matrix_trt_test[i,j]+noise_factor*mvrnorm(n=1,mu = 0, Sigma = abs(var_vector_noisy_gaussian_trt_test[i,j]))
    }
  }
  #total_vector_cntrl=data.frame(cbind(total_vector_cntrl,numeric(50)))
  #total_vector_trt=data.frame(cbind(total_vector_trt,numeric(50)+1))
  
  #total_vector_cntrl$X31=factor(total_vector_cntrl$X31)
  #total_vector_trt$X31=factor(total_vector_trt$X31)
  
  
  ###To calculate rolled up abundances###
  #lolol
  
  x_pro_control=matrix(numeric(Npro_cntrl*number_of_samples_train_cntrl),nrow = number_of_samples_train_cntrl)
  x_pro_trt=matrix(numeric(Npro_trt*number_of_samples_train_trt),nrow = number_of_samples_train_trt)
  
  x_pro_control_test=matrix(numeric(Npro_cntrl*number_of_samples_test_cntrl),nrow = number_of_samples_test_cntrl)
  x_pro_trt_test=matrix(numeric(Npro_trt*number_of_samples_test_trt),nrow = number_of_samples_test_trt)
  
  
  pept_to_prot_cntrl=list()
  pept_to_prot_trt=list()
  
  pept_to_prot_cntrl_test=list()
  pept_to_prot_trt_test=list()
  
  ########################################################
  
  
  #print("Everything is fine")
  for(i in 1:length(prot_pept_list_cntrl)){
    for(j in 1:length(prot_pept_list_cntrl[i][[1]])){
      ##print(prot_pept_list_cntrl[i][[1]][j])
      k1=prot_pept_list_cntrl[i][[1]][j]
      ##print(k1)
      pept_to_prot_cntrl[k1][[1]][length(pept_to_prot_cntrl[k1][[1]])+1]=i
      
    }
  }
  
  for(i in 1:length(prot_pept_list_trt)){
    for(j in 1:length(prot_pept_list_trt[i][[1]])){
      ##print(prot_pept_list_cntrl[i][[1]][j])
      k1=prot_pept_list_trt[i][[1]][j]
      ##print(k1)
      pept_to_prot_trt[k1][[1]][length(pept_to_prot_trt[k1][[1]])+1]=i
      
    }
  }
  
  ##print("greek2")
  
  for(i in 1:length(prot_pept_list_cntrl_test)){
    for(j in 1:length(prot_pept_list_cntrl_test[i][[1]])){
      ##print(prot_pept_list_cntrl[i][[1]][j])
      k1=prot_pept_list_cntrl_test[i][[1]][j]
      ##print(k1)
      pept_to_prot_cntrl_test[k1][[1]][length(pept_to_prot_cntrl_test[k1][[1]])+1]=i
      
    }
  }
  
  ##print("greek1")
  
  
  for(i in 1:length(prot_pept_list_trt_test)){
    for(j in 1:length(prot_pept_list_trt_test[i][[1]])){
      ##print(prot_pept_list_cntrl[i][[1]][j])
      k1=prot_pept_list_trt_test[i][[1]][j]
      ##print(k1)
      pept_to_prot_trt_test[k1][[1]][length(pept_to_prot_trt_test[k1][[1]])+1]=i
      ##print("gopo")
    }
  }
  
  ##print("greek3")
  
  
  xlj_control=matrix(numeric(Npro_cntrl*number_of_samples_train_cntrl),nrow = number_of_samples_train_cntrl)
  xlj_trt=matrix(numeric(Npro_trt*number_of_samples_train_trt),nrow = number_of_samples_train_trt)
  
  xlj_control_test=matrix(numeric(Npro_cntrl*number_of_samples_test_cntrl),nrow = number_of_samples_test_cntrl)
  xlj_trt_test=matrix(numeric(Npro_trt*number_of_samples_test_trt),nrow = number_of_samples_test_trt)
  
  ###############################
  
  for(i in 1:length(pept_to_prot_cntrl)){
    if(pept_to_prot_cntrl[2]=="NULL"){
      pept_to_prot_cntrl[2]=pept_to_prot_cntrl[3]
    }
    
    if(pept_to_prot_cntrl[1]=="NULL"){
      pept_to_prot_cntrl[1]=pept_to_prot_cntrl[2]
    }
    
    
    if(pept_to_prot_cntrl[i]=="NULL"){
      pept_to_prot_cntrl[i]=pept_to_prot_cntrl[1]
    }
    
    
    
    
  }
  
  ############################
  
  for(i in 1:length(pept_to_prot_trt)){
    if(pept_to_prot_trt[2]=="NULL"){
      pept_to_prot_trt[2]=pept_to_prot_trt[3]
    }
    
    if(pept_to_prot_trt[1]=="NULL"){
      pept_to_prot_trt[1]=pept_to_prot_trt[2]
    }
    
    
    if(pept_to_prot_trt[i]=="NULL"){
      pept_to_prot_trt[i]=pept_to_prot_trt[1]
    }
    
    
    
    
  }
  
  
  ##print("greek1")
  
  
  for(i in 1:length(pept_to_prot_cntrl_test)){
    if(pept_to_prot_cntrl_test[2]=="NULL"){
      pept_to_prot_cntrl_test[2]=pept_to_prot_cntrl_test[3]
    }
    
    if(pept_to_prot_cntrl_test[1]=="NULL"){
      pept_to_prot_cntrl_test[1]=pept_to_prot_cntrl_test[2]
    }
    
    
    if(pept_to_prot_cntrl_test[i]=="NULL"){
      pept_to_prot_cntrl_test[i]=pept_to_prot_cntrl_test[1]
    }
    
    
    
    
  }
  
  
  for(i in 1:length(pept_to_prot_trt_test)){
    if(pept_to_prot_trt_test[2]=="NULL"){
      pept_to_prot_trt_test[2]=pept_to_prot_trt_test[3]
    }
    
    if(pept_to_prot_trt_test[1]=="NULL"){
      pept_to_prot_trt_test[1]=pept_to_prot_trt_test[2]
    }
    
    
    if(pept_to_prot_trt_test[i]=="NULL"){
      pept_to_prot_trt_test[i]=pept_to_prot_trt_test[1]
    }
    
    
    
    
  }
  
  
  for(j in 1:length(xlj_control[1,])){ #for all proteins
    for(i in 1:length(xlj_control[,1])) { #for all samples
      for(k in 1:length(pept_to_prot_cntrl[j][[1]])){
        p4=pept_to_prot_cntrl[j][[1]][k]
        if(is.null(p4)){
          p4=pept_to_prot_cntrl[1][[1]][1]
        }
        xlj_control[i,j]=xlj_control[i,j]+total_vector_cntrl[i,p4]
        
      }
    }
    ##print(j)
    
  }
  
  
  for(j in 1:length(xlj_trt[1,])){ #for all proteins
    for(i in 1:length(xlj_trt[,1])) { #for all samples
      for(k in 1:length(pept_to_prot_trt[j][[1]])){
        p4=pept_to_prot_trt[j][[1]][k]
        if(is.null(p4)){
          ##print("gonu")
          p4=pept_to_prot_trt[1][[1]][1]
          
        }
        #if(is.null(p4)){
        #}
        xlj_trt[i,j]=xlj_trt[i,j]+total_vector_trt[i,p4]
        
      }
    }
    ##print(j)
    
  }
  ##print("greekza")
  ########
  for(j in 1:length(xlj_control_test[1,])){ #for all proteins
    for(i in 1:length(xlj_control_test[,1])) { #for all samples
      for(k in 1:length(pept_to_prot_cntrl_test[j][[1]])){
        p4=pept_to_prot_cntrl_test[j][[1]][k]
        if(is.null(p4)){
          p4=pept_to_prot_cntrl_test[1][[1]][1]
        }
        
        xlj_control_test[i,j]=xlj_control_test[i,j]+total_vector_cntrl_test[i,p4]
        
      }
    }
    ##print(j)
    
  }
  
  
  for(j in 1:length(xlj_trt_test[1,])){ #for all proteins
    for(i in 1:length(xlj_trt_test[,1])) { #for all samples
      for(k in 1:length(pept_to_prot_trt_test[j][[1]])){
        p4=pept_to_prot_trt_test[j][[1]][k]
        if(is.null(p4)){
          p4=pept_to_prot_trt_test[1][[1]][1]
        }
        
        xlj_trt_test[i,j]=xlj_trt_test[i,j]+total_vector_trt_test[i,p4]
        
      }
    }
    ##print(j)
    
  }
  
  
  
  
  xlj_control=data.frame(xlj_control)
  xlj_control=data.frame(cbind(xlj_control,numeric(number_of_samples_train_cntrl)))
  colnames(xlj_control)[Npro+1]="type"
  #xlj_control$type=as.factor(xlj_control$type)
  
  xlj_control_test=data.frame(xlj_control_test)
  xlj_control_test=data.frame(cbind(xlj_control_test,numeric(number_of_samples_test_cntrl)))
  colnames(xlj_control_test)[Npro+1]="type"
  
  xlj_trt=data.frame(xlj_trt)
  xlj_trt=data.frame(cbind(xlj_trt,rep(1,number_of_samples_train_trt)))
  colnames(xlj_trt)[Npro+1]="type"
  
  
  xlj_trt_test=data.frame(xlj_trt_test)
  xlj_trt_test=data.frame(cbind(xlj_trt_test,rep(1,number_of_samples_test_trt)))
  colnames(xlj_trt_test)[Npro+1]="type"
  #xlj_trt$type=as.factor(xlj_trt$type)
  
  
  
  
  
  #xlj_control$"type"=numeric(50)
  #xlj_trt$"type"=(numeric(number_of_samples_train_trt)+1)
  
  if(1){
    
    xlj_control=data.frame(xlj_control)
    xlj_trt=data.frame(xlj_trt)
    
    xlj_control_test=data.frame(xlj_control_test)
    xlj_trt_test=data.frame(xlj_trt_test)
    
    
    
    
    xlj_all=rbind(xlj_control,xlj_trt)
    xlj_all$type=as.factor(xlj_all$type)
    
    
    xlj_all_test=rbind(xlj_control_test,xlj_trt_test)
    xlj_all_test$type=as.factor(xlj_all_test$type)
  }
  
  t_test_value=numeric((length(xlj_all[1,])-1))
  len_t_test=length(t_test_value)
  
  for(i in 1:length(t_test_value)){
    k1=t.test(xlj_all[,i]~xlj_all[,len_t_test+1])
    t_test_value[i]=abs(k1$statistic)
  }
  #print(t_test_value)
  #print(order(t_test_value))
  
  p11=xlj_all$type
  p22=xlj_all_test$type
  
  if(0){
    xlj_all=xlj_all[,order(t_test_value,decreasing = TRUE)]
    xlj_all=xlj_all[,1:Npro_for_analysis]
    xlj_all$"type"=p11
    xlj_all_test=xlj_all_test[,order(t_test_value,decreasing = TRUE)]
    xlj_all_test=xlj_all_test[,1:Npro_for_analysis]
    xlj_all_test$"type"=p22
    fold_change_vec=fold_change_vec[order(t_test_value,decreasing = TRUE)]
    fold_change_vec=fold_change_vec[1:Npro_for_analysis]
  }
  #print("Reached the end :-) ")
  if(train_test_flag){
  return(xlj_all)
  }
  else{
    return(xlj_all_test)
  }
}

print("running the function")
#print(gamma_vec)
fold_change_vec=sample(5:10,Npro,replace = TRUE)

train_test_flag=1
xlj_all=peptide_generation(gamma_vec,fold_change_vec,phi_opt,Npro_cntrl,Npro_trt,prot_pept_list_cntrl,Npro_for_analysis,
                           prot_pept_list_cntrl_test,prot_pept_list_trt,prot_pept_list_trt_test,train_test_flag)

train_test_flag=0
xlj_all_test=peptide_generation(gamma_vec,fold_change_vec,phi_opt,Npro_cntrl,Npro_trt,prot_pept_list_cntrl,Npro_for_analysis,
                           prot_pept_list_cntrl_test,prot_pept_list_trt,prot_pept_list_trt_test,train_test_flag)


train_test_flag=1
markov_Data=peptide_generation(gamma_vec,fold_change_vec,phi_opt,Npro_cntrl,Npro_trt,prot_pept_list_cntrl,Npro_for_analysis,
                               prot_pept_list_cntrl_test,prot_pept_list_trt,prot_pept_list_trt_test,train_test_flag = 1)

gaussian_normal_kernel=mvrnorm(n=1000,mu=numeric(Npro),Sigma = diag(Npro))
gaussian_normal_kernel_density=density(gaussian_normal_kernel,bw=0.5)


abc_mcmc_result_vector=rep(2,length(xlj_all_test[,1]))
print("1234")
total_outside_sum_one_arr=numeric(nrow(xlj_all_test))
total_outside_sum_zero_arr=numeric(nrow(xlj_all_test))
outside_full_sum_one_arr=numeric(nrow(xlj_all_test))
outside_full_sum_zero_arr=numeric(nrow(xlj_all_test))

#######Prediction by the ABC MCMC model #####
if(1){
  for(i in 1:nrow(xlj_all_test)){
    test_data=xlj_all_test[i,1:Npro]
    total_outside_sum_zero=0 ####outside Sum for all the markov iterations
    total_outside_sum_one=0
    outside_full_sum_zero=0
    outside_full_sum_one=1
    print(paste("Running the row",i))
    
    ##Only last 70% are considered for the calculations as first 30% are considered as the burn-in stage
    count_123=0
    #print("here man")
    for(j in (0.4*markov_iter):(markov_iter-1)){
      # #print(paste("Markov-chain_number",j))
      #total_outside_sum_zero=0
      #total_outside_sum_one=0
      markov_Data=peptide_generation(gamma_markov[j,],fold_change_vec,phi_opt,Npro_cntrl,Npro_trt,prot_pept_list_cntrl,
                                     prot_pept_list_cntrl_test,prot_pept_list_trt,prot_pept_list_trt_test,train_test_flag = 1)
      plot(rowMeans(markov_Data[,1:Npro]))
      markov_row_length=length(markov_Data[,1]) 
      markov_length_class=markov_row_length/2
      total_inside_sum_zero=0 ###inside sum is for sum of all the n-values of markov_data
      total_inside_sum_one=0
      inside_full_sum_zero=0
      inside_full_sum_one=0
      for(k in 1:(markov_length_class)){
        #inside_sum_zero=0
        diff_data_zero=markov_Data[k,1:Npro]-test_data
        diff_data_zero=markov_Data[k,1:Npro]-test_data
        #print(paste("Zero-",sum(diff_data_zero)))
        #diff_data_zero=abs(normalize(markov_Data[k,1:Npro])-normalize(test_data))
        
        #print("###########zero#########")
        #print(diff_data_zero)
        mean_diff_data_zero=sum(diff_data_zero)/length(diff_data_zero)
        # print(paste("Zero-",sum(diff_data_zero)))
        
        #print(paste("zero-",mean_diff_data_zero))
        #inside_full_sum_zero=inside_full_sum_zero+mean_diff_data_zero
        inside_full_sum_zero=inside_full_sum_zero+sum(diff_data_zero)
        
        
        #print("#########################")
        if(1){
          diff_data_zero=diff_data_zero/abs(max(diff_data_zero))
          kernel_data=approx(gaussian_normal_kernel_density$x,gaussian_normal_kernel_density$y,xout = diff_data_zero)
          kernel_data$y[is.na(kernel_data$y)]=0
          total_inside_sum_zero=total_inside_sum_zero+mean(kernel_data$y)
        }
      }
      
      for(l in (markov_length_class+1):(markov_row_length)){
        #inside_sum_one=0
        ##print("gunda")
        ##print(l)
        diff_data_one=markov_Data[l,1:Npro]-test_data
        # print(paste("one-",sum(diff_data_one)))
        
        #diff_data_one=abs(normalize(markov_Data[l,1:Npro])-normalize(test_data))
        ##print(diff_data_one)
        t1=diff_data_one
        #print("###########one#########")
        mean_diff_data_one=sum(diff_data_one)/length(diff_data_one)
        
        #print(paste("one-",mean_diff_data_one))
        # print(paste("one-",sum(diff_data_one)))
        
        #inside_full_sum_one=inside_full_sum_one+mean_diff_data_one
        inside_full_sum_one=inside_full_sum_one+sum(diff_data_one)
        
        
        #print("#########################")
        if(1){
          diff_data_one=diff_data_one/abs(max(diff_data_one))
          kernel_data=approx(gaussian_normal_kernel_density$x,gaussian_normal_kernel_density$y,xout = diff_data_one)
          kernel_data$y[is.na(kernel_data$y)]=0
          total_inside_sum_one=total_inside_sum_one+mean(kernel_data$y)
        }
        
        if(is.na(total_inside_sum_one)& count_123==0){
          ##print(kernel_data$y)
          count_123=1
          p11=t1
        }
        ##print(total_inside_sum_one)
        
      }
      #total_outside_sum_zero=total_outside_sum_zero+total_inside_sum_zero
      #total_outside_sum_one=total_outside_sum_one+total_inside_sum_one
    }
    total_outside_sum_zero=total_outside_sum_zero+total_inside_sum_zero
    total_outside_sum_one=total_outside_sum_one+total_inside_sum_one
    outside_full_sum_zero=outside_full_sum_zero+inside_full_sum_zero
    outside_full_sum_one=outside_full_sum_one+inside_full_sum_one
    
    ##print("glagla")
    ##print(total_outside_sum_one)
    ##print(total_outside_sum_zero)
    total_outside_sum_one_arr[i]=total_outside_sum_one
    total_outside_sum_zero_arr[i]=total_outside_sum_zero
    outside_full_sum_one_arr[i]=outside_full_sum_one
    
    outside_full_sum_zero_arr[i]=outside_full_sum_zero
    
    if(total_outside_sum_one>total_outside_sum_zero){
      #if(outside_full_sum_one>outside_full_sum_zero){
      abc_mcmc_result_vector[i]=0
    }
    else{
      abc_mcmc_result_vector[i]=1
    }
    
  }
  print("------------------------")
  print("Fullll ABC-MCMC model done")
  
  print("------------------------")
  
  table_data_abc_mcmc_50=table(abc_mcmc_result_vector,xlj_all_test[,Npro+1])
}
final_time=proc.time()
